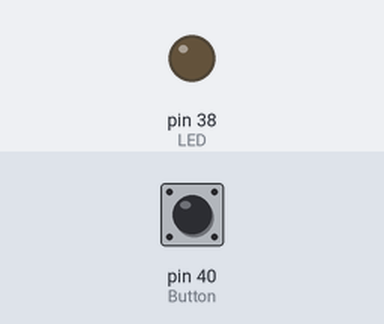
Bench run of a program on a simulated Raspberry Pi (header pin numbers). On the bench: output pins drawn as LEDs (lit = HIGH). Dashed ring = blinking. Inputs (shaded band) come from the test bench; at power-on: pin 40 (Button) HIGH. What the program prints to the terminal is not drawn.

Above: at 1.2 s.
1.3 s: pin 40 (Button) pulled LOW for 1 s
At 1.75 s:
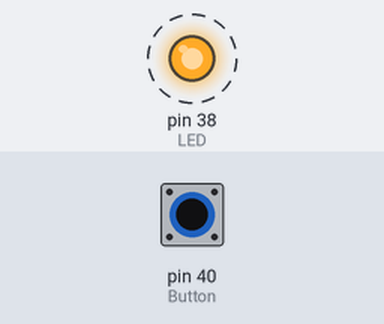
4.0 s: pin 40 (Button) pulled LOW for 0.15 s
At 4.6 s:
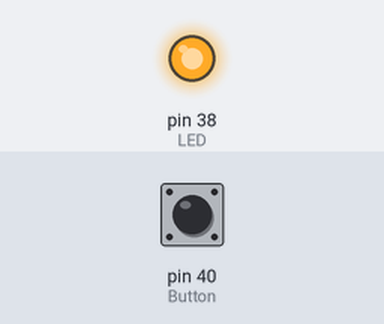
5.8 s: pin 40 (Button) pulled LOW for 3.2 s
At 9.4 s:
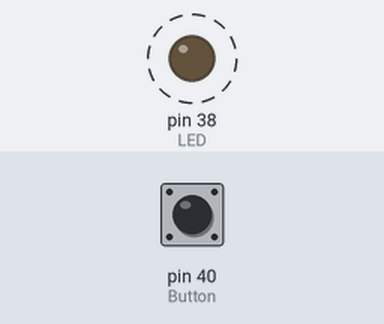
Timing chart, 0 to 10.9 s (numbered marks = the images above; inputs shaded):
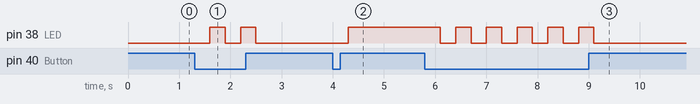

The program:

Button_LED2.py
```python
import RPi.GPIO as GPIO
from time import sleep
#Set warnings off (optional)
GPIO.setwarnings(False)
GPIO.setmode(GPIO.BOARD)
#Set Button and LED pins
Button = 40
LED = 38
#Setup Button and LED
GPIO.setup(Button,GPIO.IN,pull_up_down=GPIO.PUD_UP)
GPIO.setup(LED,GPIO.OUT)
flag = 0

while True:
    button_state = GPIO.input(Button)
    print(button_state)

    if button_state==0:
        sleep(0.3)
        if flag==0:
            flag=1
        else:
            flag=0
    if flag==1:
        GPIO.output(LED,GPIO.HIGH)
    else:
        GPIO.output(LED,GPIO.LOW)
```

Measured:
- after the input at 1.3 s, pin 38 (LED): alternates HIGH for 0.30 s and LOW for 0.30 s, 4 changes in all, then stays LOW, starting after 0.30 s
- after the input at 4.0 s, pin 38 (LED): LOW → HIGH after 0.30 s
- after the input at 5.8 s, pin 38 (LED): alternates HIGH for 0.30 s and LOW for 0.30 s, 11 changes in all, then stays LOW, starting after 0.30 s
